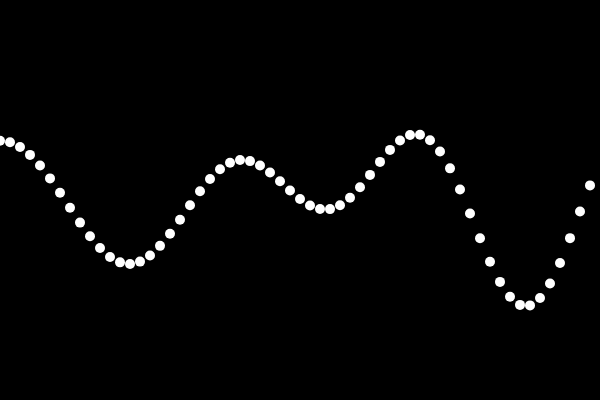
Frame 1 (no input)
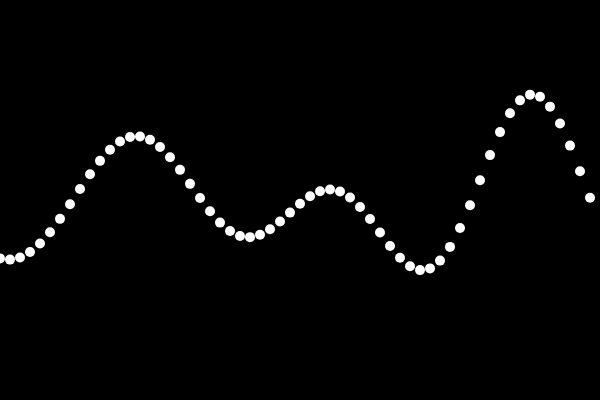
Frame 60 (no input)
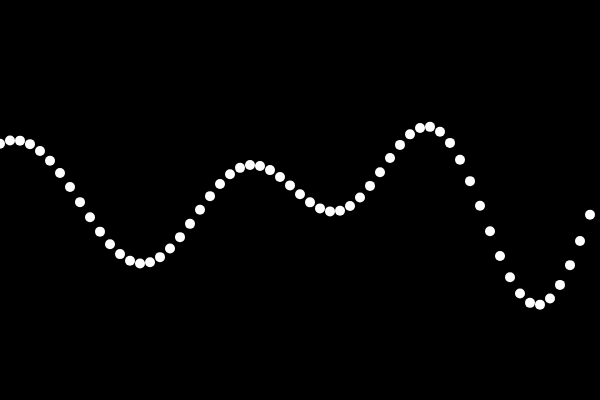
Frame 120 (the mouse pressed at the canvas centre since frame 60)

The p5.js sketch that drew these frames (run headless with seeded random() and noise() and a simulated clock; from frame 60 on, the mouse is pressed at the canvas centre):

// p5.js sketch
// ── sketch.js
let r = 10;
let waves = [];

class Wave {
  constructor(amplitude, period, phase) {
    this.amplitude = amplitude;
    this.period = period;
    this.phase = phase;
  }
  
  evaluate(x) {
    return sin(this.phase + TWO_PI * x / this.period) * this.amplitude;
  }
  
  update() {
    this.phase += 0.05;
  }
}

function setup() {
  createCanvas(600, 400);
  for (let i = 0; i < 5; i++) {
    let amplitude = random(20, 80);
    let period = random(100, 600);
    let phase_ = random(0, TWO_PI);  // add _ to not clash with built-in function
    waves[i] = new Wave(amplitude, period, phase_);
  }
}

function draw() {
  background(0);
  for (let x = 0; x < width; x += 10) {
    let y = 0;
    for (let wave of waves) {
      y += wave.evaluate(x);
    }
    noStroke();
    circle(x, y + height / 2, r);
  }
  
  for (let wave of waves) {
    wave.update();
  }
}
